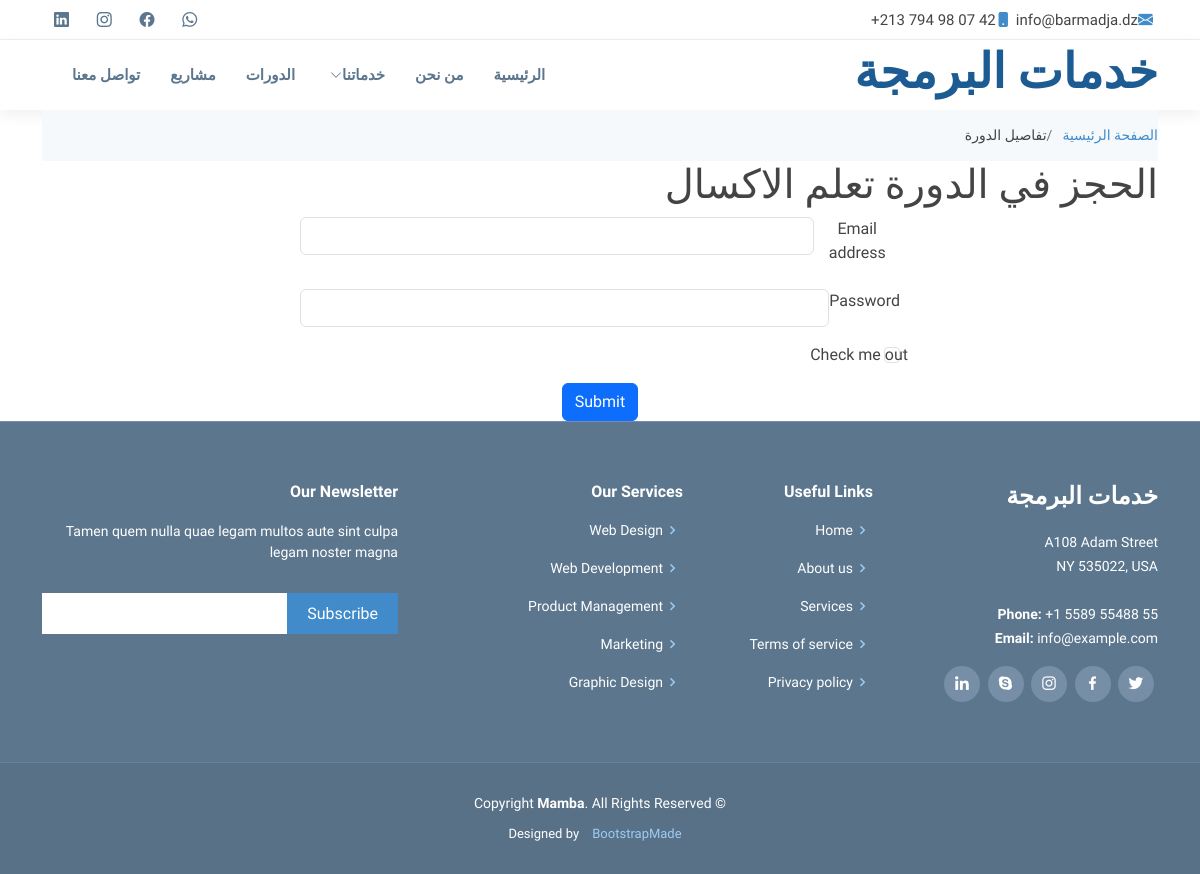
Before: /reserve/1 with the older database file.
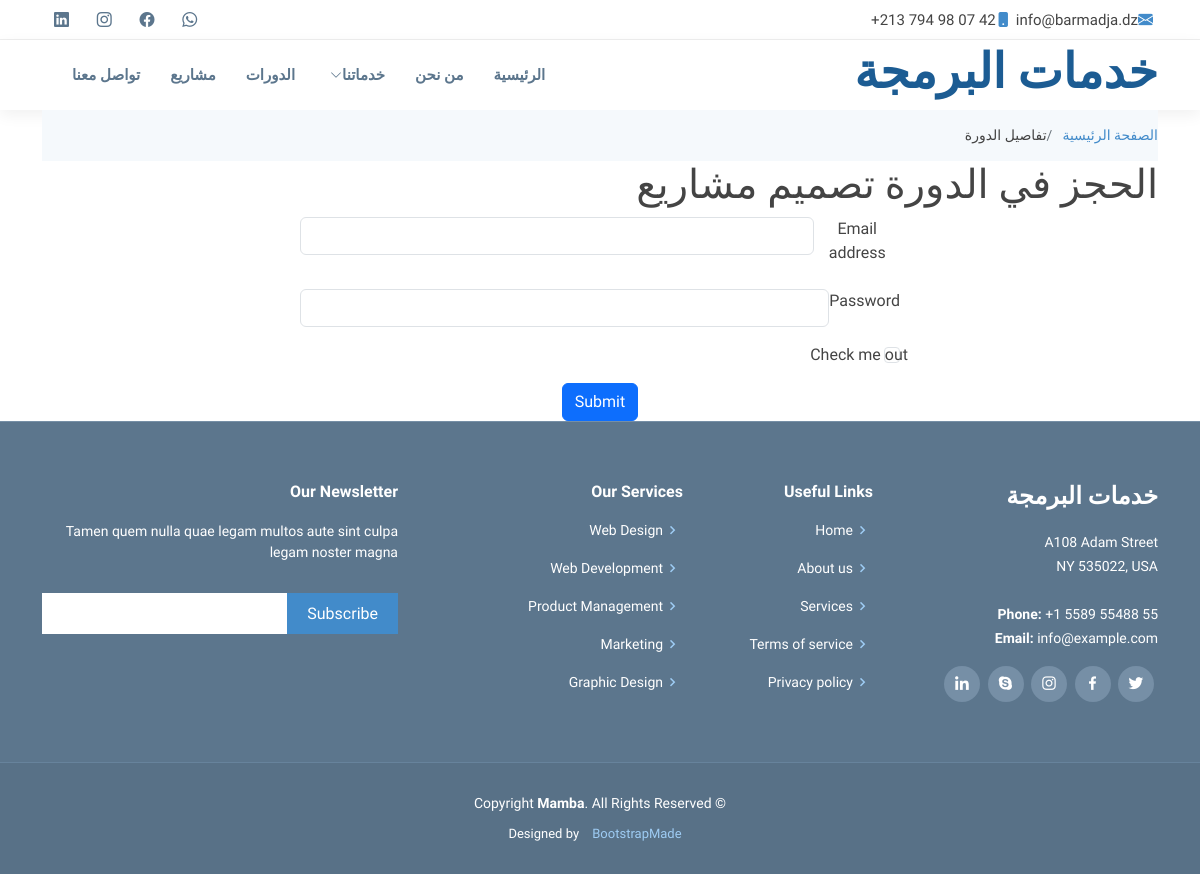
After: the same page with the newer database file.
### store/models.py (models this page shows, shortened)
class project(models.Model):
    title = models.CharField(max_length=100)
    image = models.ImageField(upload_to='images/',null=True,blank=True)
    description = models.CharField(max_length=200)
    services = models.ForeignKey(category, on_delete=models.PROTECT)
    srv = models.ForeignKey(service, on_delete=models.PROTECT)
    class Meta:
        ordering = ['-title']

### store/views.py (the view)
# urls.py: path('reserve/<int:pk>', views.reserve, name="reserve"),
def reserve(request,pk):
    projects=project.objects.get(id=pk)
    return render(request, 'reserve.html', {'projects':projects})

### templates/reserve.html
{% extends 'main.html' %}
{% load widget_tweaks %}
{% load static %}
{% block content %}
  <main class="main">
    <div class="page-title" data-aos="fade">
      <div class="container">
        <nav class="breadcrumbs">
          <ol>
            <li><a href="{% url 'store' %}">الصفحة الرئيسية</a></li>
            <li class="current">تفاصيل الدورة</li>
          </ol>
        </nav>
        <h1>الحجز في الدورة {{projects.title}}</h1>
      </div>
    </div>
    <div align="center">
      <form class="w-50">
        <div class="mb-3 d-flex align-items-start">
          <label for="exampleInputEmail1" class="form-label">Email address</label>
          <input type="email" class="form-control" id="exampleInputEmail1" aria-describedby="emailHelp">
        </div>
        <div class="mb-3 d-flex align-items-start">
          <label for="exampleInputPassword1" class="form-label">Password</label>
          <input type="password" class="form-control" id="exampleInputPassword1">
        </div>
        <div class="mb-3 form-check d-flex align-items-start">
          <input type="checkbox" class="form-check-input" id="exampleCheck1">
          <label class="form-check-label" for="exampleCheck1">Check me out</label>
        </div>
        <button type="submit" class="btn btn-primary">Submit</button>
      </form>
    </div>
  </main>
{% endblock content %}

Changed rows visible on the page:
changed project: title "تعلم الاكسال" → "تصميم مشاريع"
